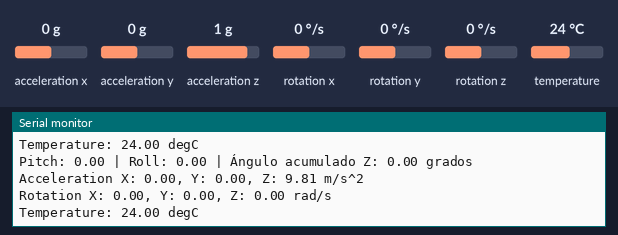
A program run on a simulated ESP32. On the bench: the last lines printed to the serial monitor. The test bench sets the inputs (shaded band); at power-on: acceleration x 0 g, acceleration y 0 g, acceleration z 1 g, rotation x 0 °/s, rotation y 0 °/s, rotation z 0 °/s, temperature 24 °C.

Above: at 1.3 s.
1.4 s: acceleration x set to -1.4 g
At 2.1 s:
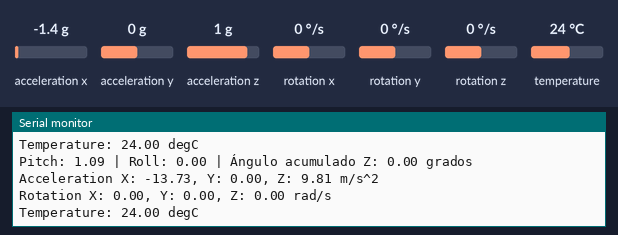
2.9 s: acceleration y set to -1.4 g
At 3.5 s:
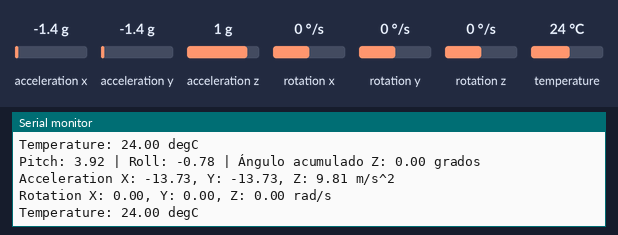
4.4 s: acceleration z set to -1.4 g
At 5.1 s:
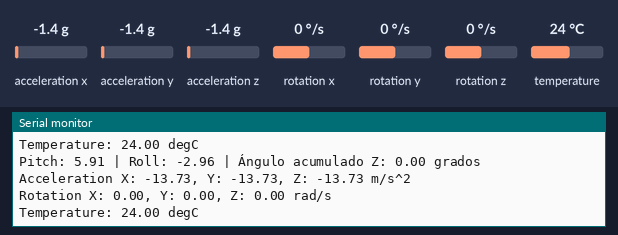
5.9 s: rotation x set to -192 °/s
At 6.7 s:
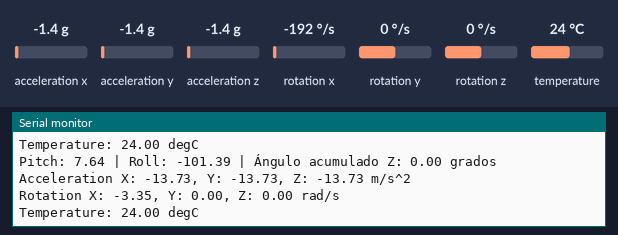
7.4 s: rotation y set to -192 °/s
At 8.2 s:
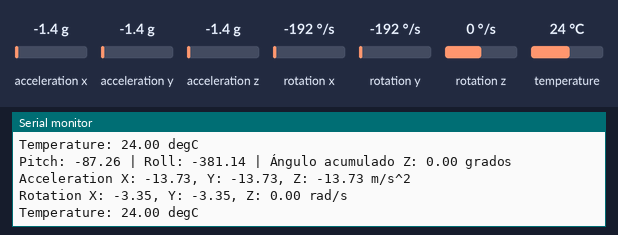
Timing chart, 0 to 9.9 s (numbered marks = the images above; inputs shaded):
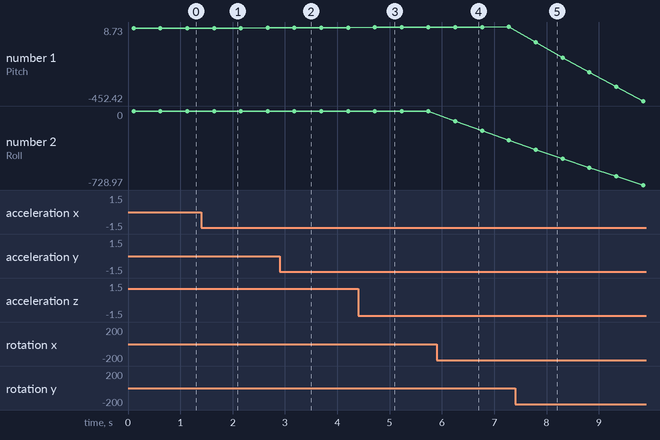

Measured:
- after the input at 1.4 s, the serial monitor: prints a new line after 0.24 s (image 1)
- after the input at 2.9 s, the serial monitor: prints a new line after 0.28 s (image 2)
- after the input at 4.4 s, the serial monitor: prints a new line after 0.32 s (image 3)
- after the input at 5.9 s, the serial monitor: prints a new line after 0.36 s (image 4)
- after the input at 7.4 s, the serial monitor: prints a new line after 0.39 s (image 5)
- plotted number 1: 0 → 3.2 after the input at 1.4 s, 3.2 → 5.32 after the input at 2.9 s, 5.32 → 7.08 after the input at 4.4 s, 8.73 → -452.42 after the input at 7.4 s
- plotted number 2: 0 → -2.3 after the input at 2.9 s, -2.3 → -4.24 after the input at 4.4 s, -4.24 → -289.71 after the input at 5.9 s, -289.71 → -728.97 after the input at 7.4 s

The program:

main.cpp
```cpp
// Basic demo for accelerometer readings from Adafruit MPU6050

#include <Adafruit_MPU6050.h>
#include <Adafruit_Sensor.h>
#include <Wire.h>

Adafruit_MPU6050 mpu;

// Variables para los cálculos
float roll = 0, pitch = 0;       // Ángulos calculados (en grados)
float angleZ = 0;               // Ángulo acumulado en el eje Z (en grados)
float alpha = 0.98;             // Peso del filtro complementario
unsigned long lastTime = 0;     // Para calcular el intervalo de tiempo entre lecturas


void setup(void) {
  Serial.begin(115200);
  while (!Serial)
    delay(10); // will pause Zero, Leonardo, etc until serial console opens

  Serial.println("Adafruit MPU6050 test!");

  // Try to initialize!
  if (!mpu.begin()) {
    Serial.println("Failed to find MPU6050 chip");
    while (1) {
      delay(10);
    }
  }
  Serial.println("MPU6050 Found!");

  mpu.setAccelerometerRange(MPU6050_RANGE_8_G);
  Serial.print("Accelerometer range set to: ");
  switch (mpu.getAccelerometerRange()) {
  case MPU6050_RANGE_2_G:
    Serial.println("+-2G");
    break;
  case MPU6050_RANGE_4_G:
    Serial.println("+-4G");
    break;
  case MPU6050_RANGE_8_G:
    Serial.println("+-8G");
    break;
  case MPU6050_RANGE_16_G:
    Serial.println("+-16G");
    break;
  }
  mpu.setGyroRange(MPU6050_RANGE_500_DEG);
  Serial.print("Gyro range set to: ");
  switch (mpu.getGyroRange()) {
  case MPU6050_RANGE_250_DEG:
    Serial.println("+- 250 deg/s");
    break;
  case MPU6050_RANGE_500_DEG:
    Serial.println("+- 500 deg/s");
    break;
  case MPU6050_RANGE_1000_DEG:
    Serial.println("+- 1000 deg/s");
    break;
  case MPU6050_RANGE_2000_DEG:
    Serial.println("+- 2000 deg/s");
    break;
  }

  mpu.setFilterBandwidth(MPU6050_BAND_21_HZ);
  Serial.print("Filter bandwidth set to: ");
  switch (mpu.getFilterBandwidth()) {
  case MPU6050_BAND_260_HZ:
    Serial.println("260 Hz");
    break;
  case MPU6050_BAND_184_HZ:
    Serial.println("184 Hz");
    break;
  case MPU6050_BAND_94_HZ:
    Serial.println("94 Hz");
    break;
  case MPU6050_BAND_44_HZ:
    Serial.println("44 Hz");
    break;
  case MPU6050_BAND_21_HZ:
    Serial.println("21 Hz");
    break;
  case MPU6050_BAND_10_HZ:
    Serial.println("10 Hz");
    break;
  case MPU6050_BAND_5_HZ:
    Serial.println("5 Hz");
    break;
  }

  Serial.println("");
  delay(100);
  lastTime = millis(); // Inicializa el tiempo inicial
}

void loop() {

  // **CÁLCULO DEL TIEMPO TRANSCURRIDO (dt)**
  unsigned long currentTime = millis(); // Obtiene el tiempo actual
  float dt = (currentTime - lastTime) / 1000.0; // Intervalo de tiempo en segundos
  lastTime = currentTime; // Actualiza el tiempo de la última lectura

  /* Get new sensor events with the readings */
  sensors_event_t a, g, temp;
  mpu.getEvent(&a, &g, &temp);
  // Lecturas del acelerómetro (en m/s^2)
  float accX = a.acceleration.x;
  float accY = a.acceleration.y;
  float accZ = a.acceleration.z;

  // Lecturas del giroscopio (en rad/s, se convierten a grados/s)
  float gyroX = g.gyro.x * 180 / PI;
  float gyroY = g.gyro.y * 180 / PI;
  float gyroZ = g.gyro.z * 180 / PI;

  // Cálculo de ángulos con el acelerómetro
  float accPitch = atan2(-accX, sqrt(accY * accY + accZ * accZ)) * 180 / PI;
  float accRoll = atan2(accY, sqrt(accX * accX + accZ * accZ)) * 180 / PI;

  // **USO DE dt EN EL FILTRO COMPLEMENTARIO**
  pitch = alpha * (pitch + gyroY * dt) + (1 - alpha) * accPitch; // Filtro para el eje Pitch
  roll = alpha * (roll + gyroX * dt) + (1 - alpha) * accRoll;    // Filtro para el eje Roll

  // **USO DE dt EN EL ÁNGULO ACUMULADO Z**
  angleZ += gyroZ * dt; // Acumula el ángulo en el eje Z

  // Imprimir los resultados calculados
  Serial.print("Pitch: "); Serial.print(pitch);
  Serial.print(" | Roll: "); Serial.print(roll);
  Serial.print(" | Ángulo acumulado Z: "); Serial.print(angleZ);
  Serial.println(" grados");

  /* Print out the values */
  Serial.print("Acceleration X: ");
  Serial.print(a.acceleration.x);
  Serial.print(", Y: ");
  Serial.print(a.acceleration.y);
  Serial.print(", Z: ");
  Serial.print(a.acceleration.z);
  Serial.println(" m/s^2");

  Serial.print("Rotation X: ");
  Serial.print(g.gyro.x);
  Serial.print(", Y: ");
  Serial.print(g.gyro.y);
  Serial.print(", Z: ");
  Serial.print(g.gyro.z);
  Serial.println(" rad/s");

  Serial.print("Temperature: ");
  Serial.print(temp.temperature);
  Serial.println(" degC");

  Serial.println("");
  delay(500);
}
```
